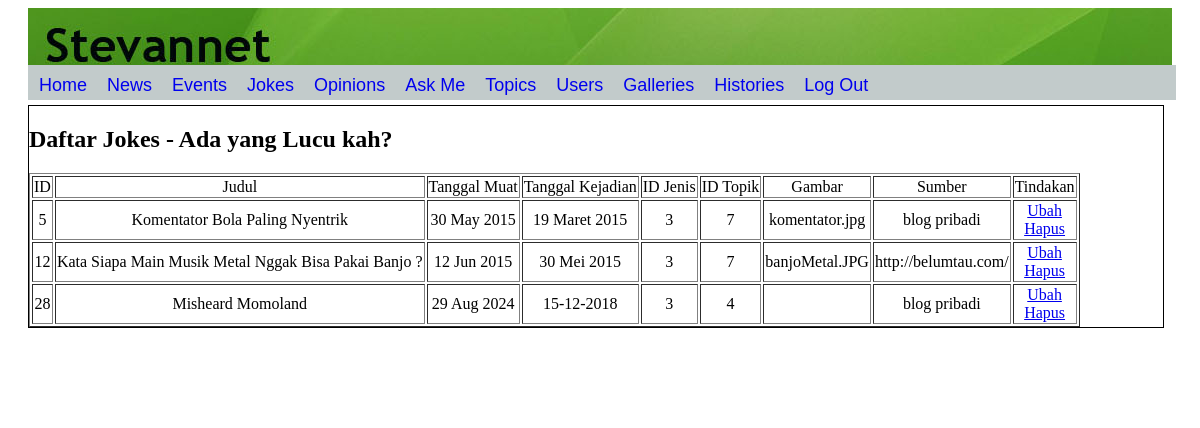
The app's page /adminPages/adminJokes.php (signed in) with its own data.
### tables this page shows
CREATE TABLE `articles` (
  `id` int(11) NOT NULL,
  `judul` varchar(200) NOT NULL,
  `tanggal_muat` varchar(20) NOT NULL,
  `tanggal_terjadi` varchar(20) NOT NULL,
  `id_jenis` int(11) NOT NULL,
  `id_topik` int(11) NOT NULL,
  `isi` text DEFAULT NULL,
  `gambar` varchar(200) DEFAULT NULL,
  `sumber` varchar(50) DEFAULT NULL
);

### adminPages/adminJokes.php (the view, shortened to what this page needs)
<html>
	<head>
		<link rel="stylesheet" href="../penampilan.css">
		<div id="header">
		</div>
		<?php
			require("leftDIVAdmin.php");
		?>
	</head>
	<body>
		<div class="centeradmin">
			<h2> Daftar Jokes - Ada yang Lucu kah?</h2>
			<table id="admin" border="1">
				<tr>
					<td>ID</td>
					<td>Judul</td>
					<td>Tanggal Muat</td>
					<td>Tanggal Kejadian</td>
					<td>ID Jenis</td>
					<td>ID Topik</td>
					<td>Gambar</td>
					<td>Sumber</td>
					<td>Tindakan</td>
				</tr>
					<?php
						include_once("../db.inc.php");
						$sqlstr = "SELECT * FROM articles WHERE id_jenis = 3";
						$hasil = mysqli_query($connection, $sqlstr);
						$row = mysqli_fetch_row($hasil);
						if($row)
						{
							do{
								list($id,$judul,$tanggal_muat,$tanggal_terjadi,$id_jenis,$id_topik,$isi,$gambar,$sumber) = $row;
								echo "<tr>";
								echo "<td>$id</td>";
								echo "<td>$judul</td>";
								echo "<td>$tanggal_muat</td>";
								echo "<td>$tanggal_terjadi</td>";
								echo "<td>$id_jenis</td>";
								echo "<td>$id_topik</td>";
								echo "<td>$gambar</td>";
								echo "<td>$sumber</td>";
								echo"<td><a href=\"editArticle.php?linkID=$id\">Ubah</a><br>
										 <a href=\"deleteArticle.php?linkID=$id\">Hapus</a></td>";
								echo "</tr>";
							}while($row = mysqli_fetch_row($hasil));
						}
					?>
			</table>
		</div>
		<div class="footer">
		</div>
	</body>
</html>

### penampilan.css (style rules this page uses)
#header { background:url('Images/Header.jpg'); height:70px; margin-left: 20px; margin-right: 20px; }
#admin { margin-right: 50px; text-align:center; }
.centeradmin { background-color:#FFF; float:left; margin-top:3px; margin-left:20px; margin-bottom:3px; width:95.8%; display: inline-block; border:1px solid black; }
.footer { background:url('Images/Footer.jpg'); clear:both; height:70px; width:97%; margin-left: 20px; margin-right: 50px; text-align: center; position: relative; z-index:1; }

### records on screen
articles: id "5", judul "Komentator Bola Paling Nyentrik", tanggal_muat "30 May 2015", tanggal_terjadi "19 Maret 2015", id_jenis "3", id_topik "7", gambar "komentator.jpg", sumber "blog pribadi"
articles: id "12", judul "Kata Siapa Main Musik Metal Nggak Bisa Pakai Banjo ?", tanggal_muat "12 Jun 2015", tanggal_terjadi "30 Mei 2015", id_jenis "3", id_topik "7", gambar "banjoMetal.JPG", sumber "http://belumtau.com/"
articles: id "28", judul "Misheard Momoland", tanggal_muat "29 Aug 2024", tanggal_terjadi "15-12-2018", id_jenis "3", id_topik "4", sumber "blog pribadi"
